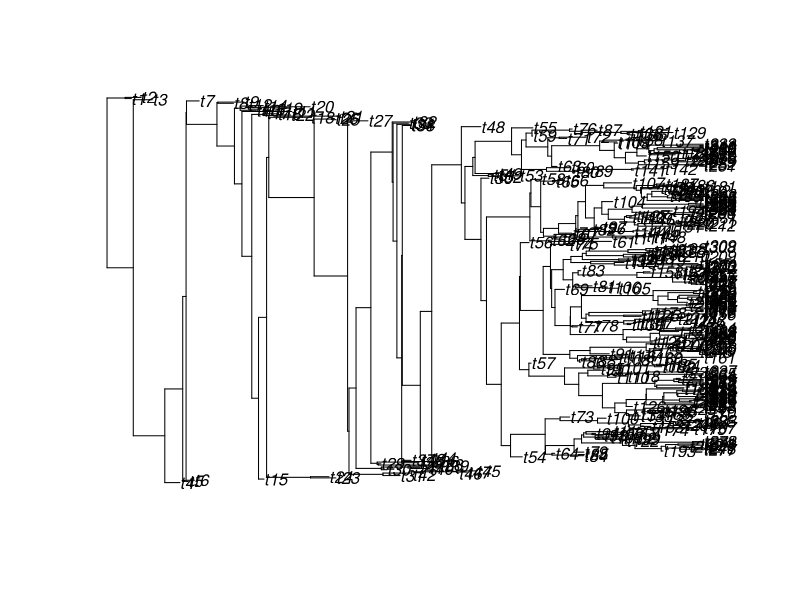
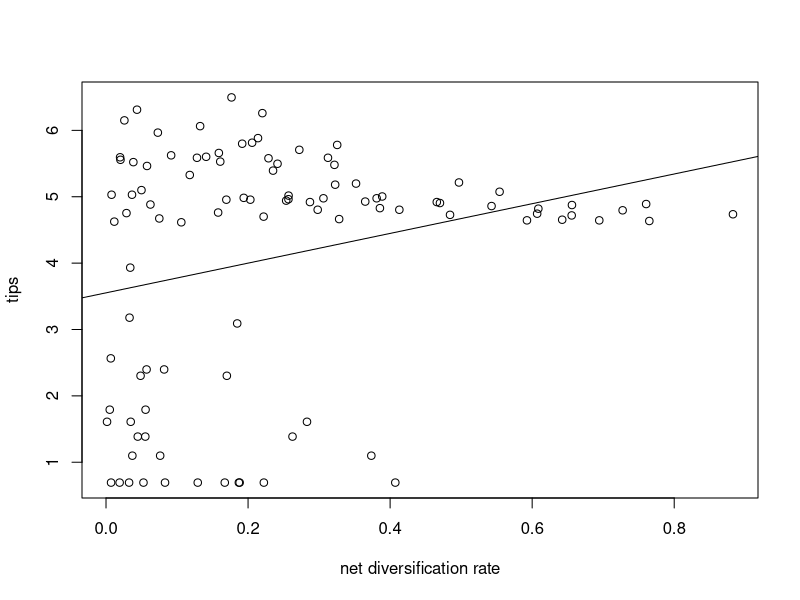
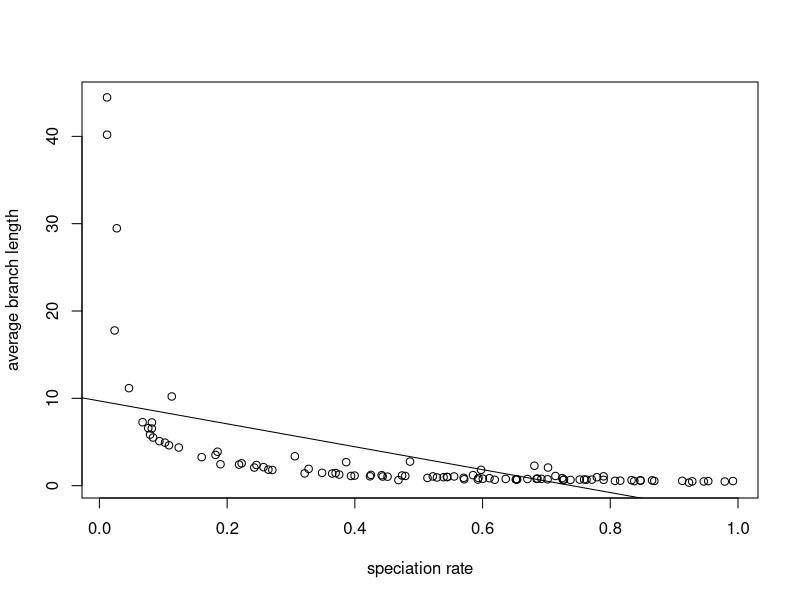
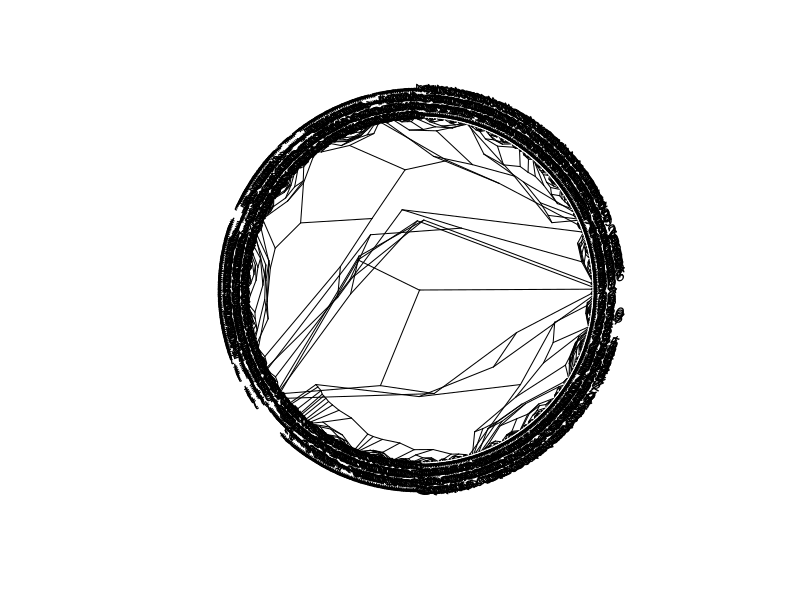
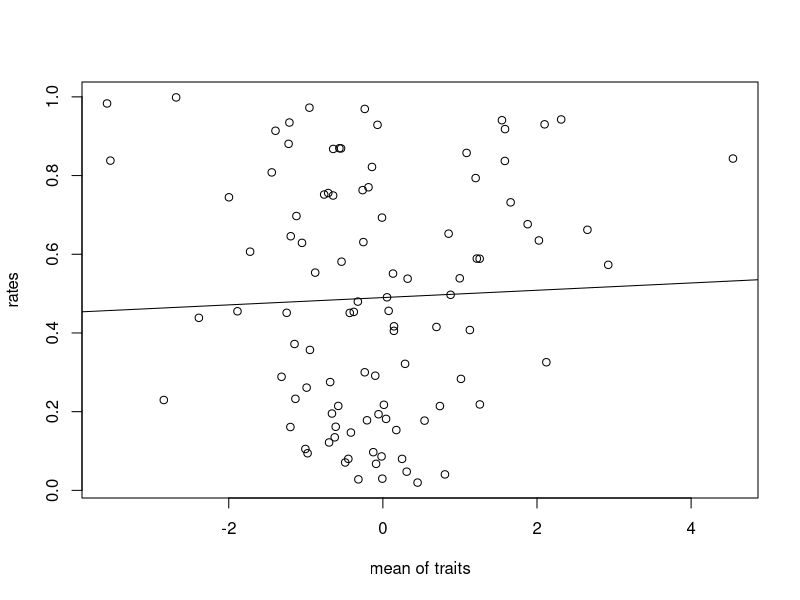
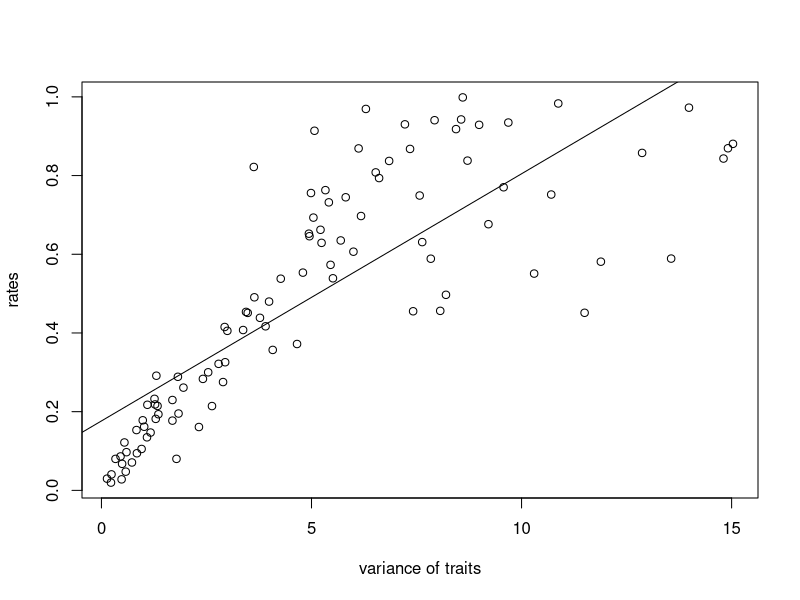
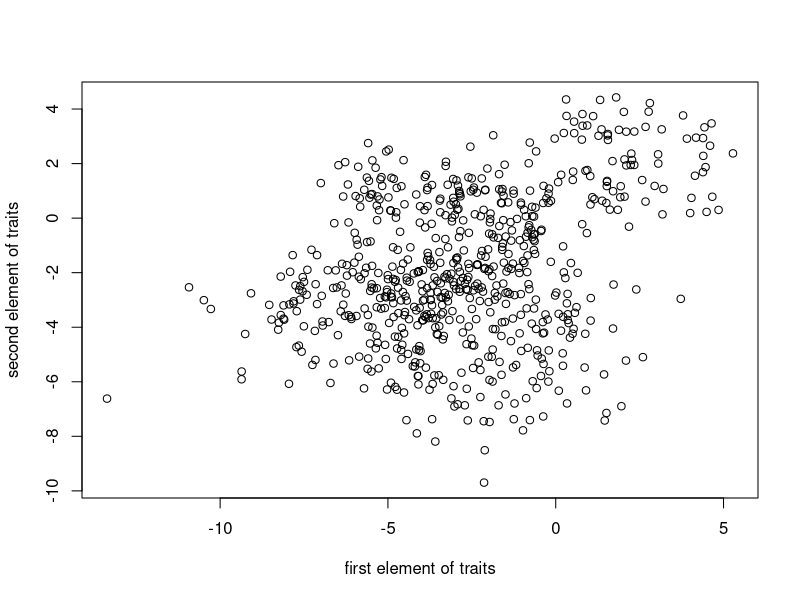
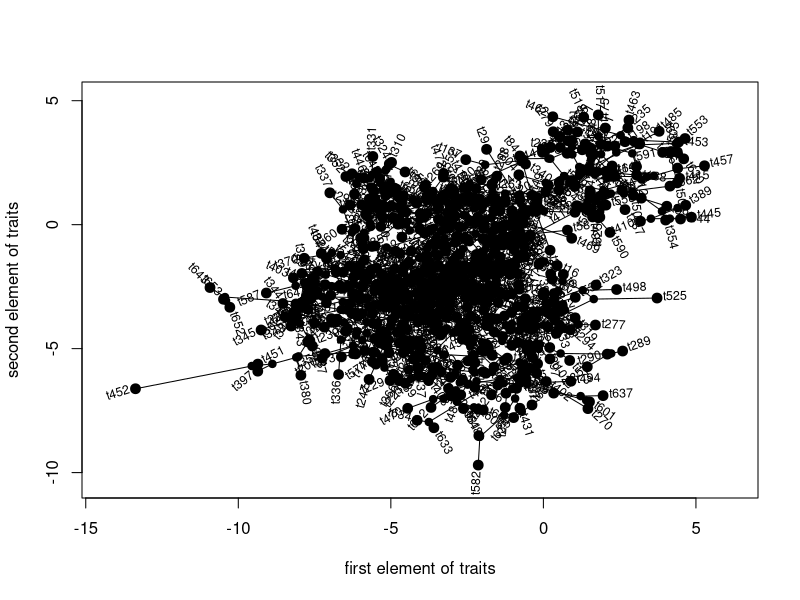

The R source for these figures, in order:
setwd('C:\\Users\\sians\\OneDrive\\Desktop\\Evolution\\Tasks\\Task_10')
library(phytools)
#Question 1-3
trees <- vector("list")
births <- c()
fractions <- c()
?pbtree
netdiversification <- c()
speciationrate <- c()
Avgbranchlength <- c()
ABL <- c()
for(i in 1:100) {
  births[i]<- runif(1,0,1)
  fractions[i]<- runif(1,0,1)
  trees[[i]] <- pbtree(b=births[i], d=(fractions[i]*births[i]),n=100) 
  ABL[[i]] <- mean(trees[[i]]$edge.length)
}
plot(trees[[i]])
#Question 4- There is a positive correlation of 0.205184 compared between the net diversification and the log of the total number of tips.
TipLog <- log( sapply(trees, Ntip))
BRate <- births
DRate <- births * fractions
NetDiv <- BRate - DRate
plot(NetDiv, TipLog, xlab="net diversification rate", ylab="tips")
abline(lm(TipLog ~ NetDiv))
cor(NetDiv, TipLog)
#Question 5-6- There is a negative correlation of -0.329518 compared between the speciation rate and the average branch length.
ABL <- unlist(ABL)
plot(BRate, ABL, xlab="speciation rate", ylab="average branch length")
abline(lm(ABL ~ BRate))
cor(BRate, ABL)
#Question 7-
tips <- sapply(trees, Ntip)
which.max(tips)
# tips= 77
LargeTree<- trees[[which.max(tips)]]
plot(LargeTree, type="radial")
rates <- c()
MeanTraits <- c()
VarTraits <- c()
traits <- vector(mode="list", length=1)
for (i in 1:100) {
  rates[i] <- runif(1,0,1)
  traits[[i]] <- fastBM(tree= LargeTree, sig2= rates[i])
  MeanTraits[[i]] <- mean(traits[[i]])
  VarTraits[[i]] <- var(traits[[i]])
}
#Question 8- There is a positive correlation of 0.2376105 compared between mean and the rates.
MeanTraits <- unlist(MeanTraits)
plot(MeanTraits, rates, xlab="mean of traits", ylab="rates")
abline(lm(rates ~ MeanTraits))
cor(MeanTraits, rates)
#Question 9- There is a positive correlation of 0.8425549 compared between variance of traits and rates.
VarTraits <- unlist(VarTraits)
plot(VarTraits, rates, xlab="variance of traits", ylab="rates")
abline(lm(rates ~ VarTraits))
cor(VarTraits, rates)
#Question 10- There is a positive correlation of 0.2034047 compared between the first and second elements. No significance.
cor(traits[[1]], traits[[2]])
plot(traits[[1]], traits[[2]], xlab="first element of traits", ylab="second element of traits")
traitMat <- cbind(traits[[1]], traits[[2]])
traitMat

#Extra Credit 
?phylomorphospace
phylomorphospace(LargeTree, traitMat, xlab="first element of traits", ylab="second element of traits")
